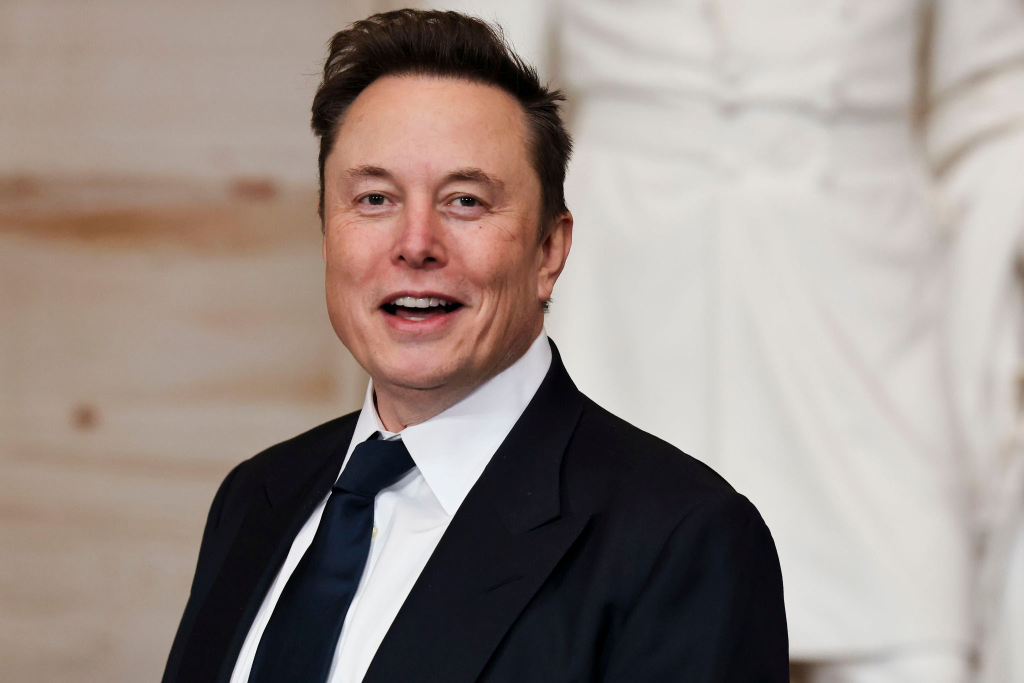
#> input picture elon.jpeg, 2048 x 1366 px, found by its file name (shown at 1/2 size)
$ python code.py   (older library calls are emulated)
#> lines starting #> are read from the running program, lines starting #| are printed output that depends on the picture; after the words box and inside, x2 and y2 are one past the last pixel; in counts of white or black regions, pixels touching at a corner belong together
import cv2
import numpy as np
import matplotlib.pyplot as plt

# Load the image
image_path = r"C:\Users\mahi9\Downloads\elon.jpeg"
image = cv2.imread(image_path)
#> image is the input picture: shape (1366, 2048, 3); mean B, G, R 136.6, 142.6, 154.9

# Check if the image is loaded correctly
if image is None:
    print("Error: Image not found or could not be loaded.")
    exit()

# Convert to grayscale
gray = cv2.cvtColor(image, cv2.COLOR_BGR2GRAY)

# Resize the image
resized = cv2.resize(image, (300, 300))

# Rotate the image 90 degrees clockwise
rotated = cv2.rotate(image, cv2.ROTATE_90_CLOCKWISE)

# Flip the image horizontally
flipped = cv2.flip(image, 1)
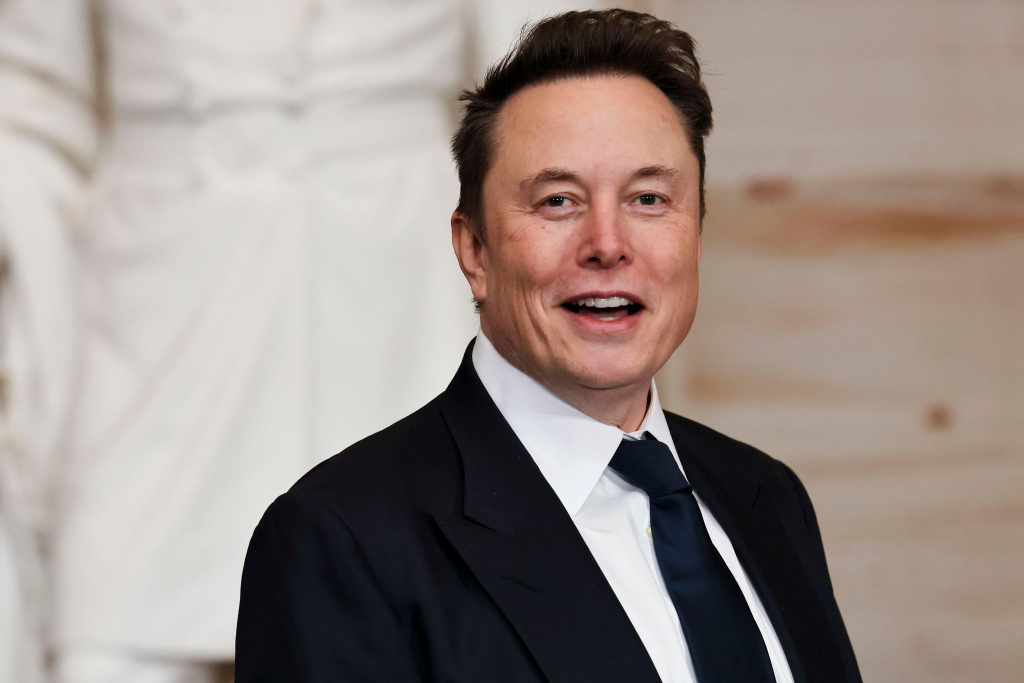
#> flipped: shape (1366, 2048, 3) (shown at 1/2 size); mean B, G, R 136.6, 142.6, 154.9

# Apply Gaussian blur
blurred = cv2.GaussianBlur(image, (15, 15), 0)

# Perform edge detection using Canny
edges = cv2.Canny(image, 50, 150)
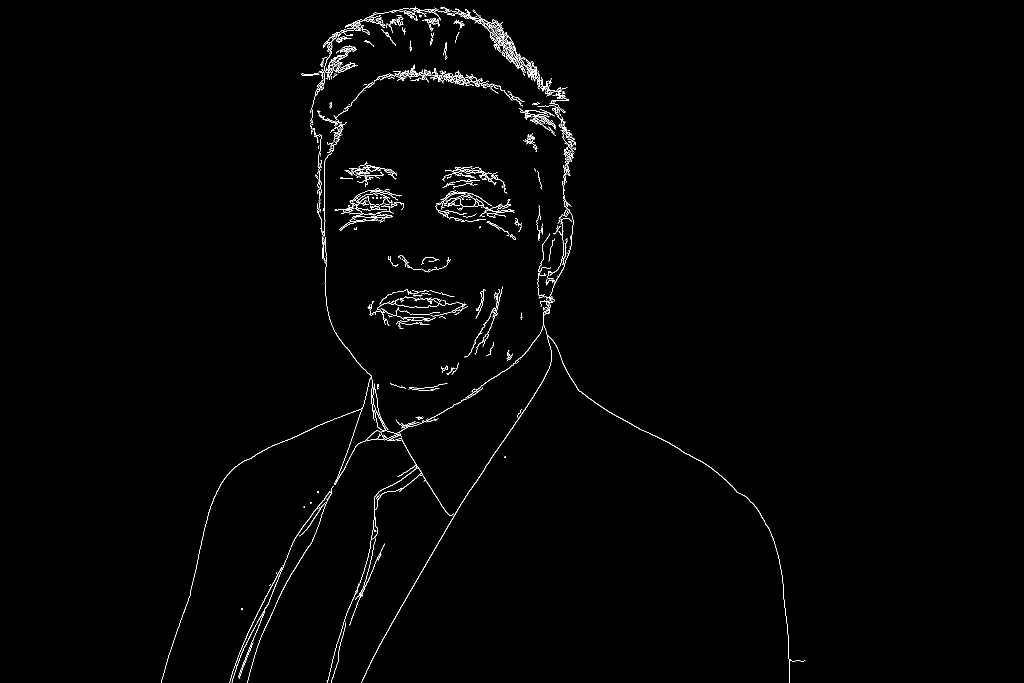
#> edges: shape (1366, 2048) (shown at 1/2 size); 0.98% white in thin lines or dots, all inside (x1, y1, x2, y2) = (322, 13, 1611, 1366)

# Apply binary thresholding
_, thresholded = cv2.threshold(gray, 127, 255, cv2.THRESH_BINARY)
#> thresholded: shape (1366, 2048); 73.6% white; 318 black regions (286 under 20 px), largest, box (x1, y1, x2, y2) and area: (723, 671, 1660, 1366) 350337, (621, 16, 1146, 862) 178188, (321, 816, 834, 1366) 155117

# Apply adaptive thresholding
adaptive_thresh = cv2.adaptiveThreshold(gray, 255, cv2.ADAPTIVE_THRESH_GAUSSIAN_C, cv2.THRESH_BINARY, 11, 2)
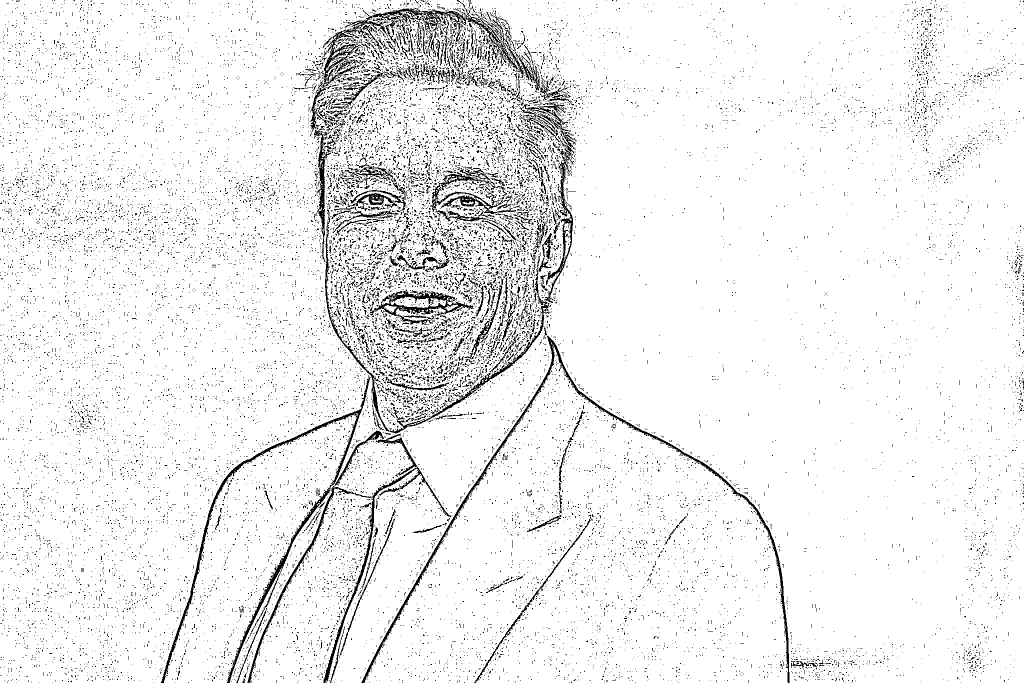
#> adaptive_thresh: shape (1366, 2048) (shown at 1/2 size); 93.8% white; black in thin lines or dots

# Define a kernel for morphological operations
kernel = np.ones((5, 5), np.uint8)

# Apply dilation
dilated = cv2.dilate(edges, kernel, iterations=1)
#> dilated: shape (1366, 2048); 4.5% white; 35 white regions, largest, box (x1, y1, x2, y2) and area: (320, 11, 1613, 1366) 87398, (869, 331, 1034, 482) 9842, (733, 576, 938, 660) 7375

# Apply erosion
eroded = cv2.erode(edges, kernel, iterations=1)
#> eroded: shape (1366, 2048); every value is 0

# Compute morphological gradient
gradient = cv2.morphologyEx(edges, cv2.MORPH_GRADIENT, kernel)

# Apply Sobel edge detection (X and Y directions)
sobelx = cv2.Sobel(gray, cv2.CV_64F, 1, 0, ksize=5)
sobely = cv2.Sobel(gray, cv2.CV_64F, 0, 1, ksize=5)
sobelx = cv2.convertScaleAbs(sobelx)
sobely = cv2.convertScaleAbs(sobely)
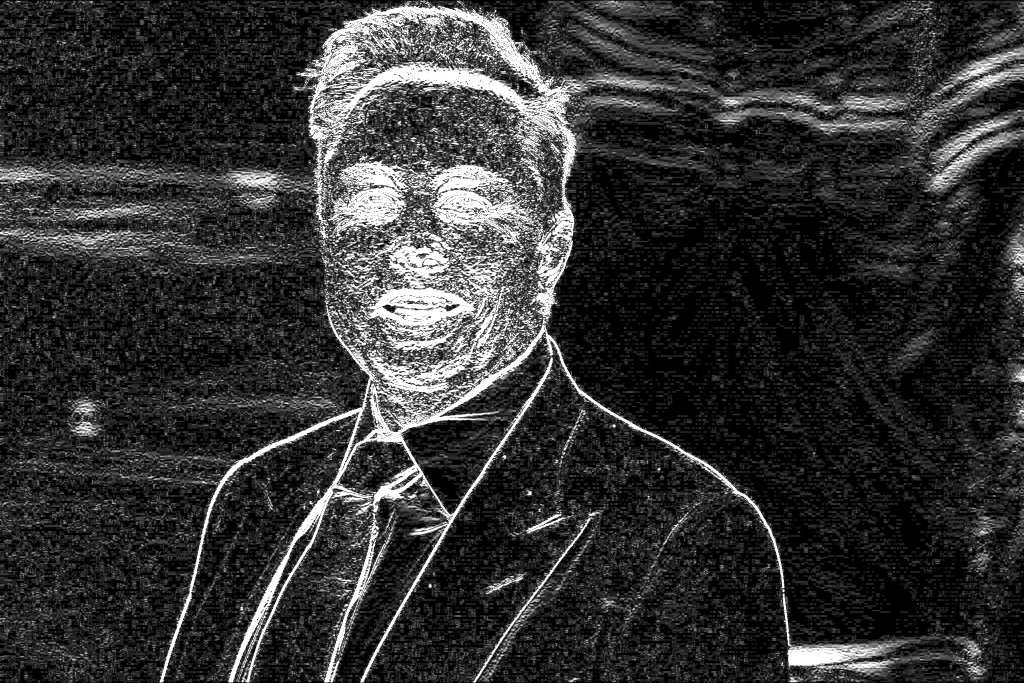
#> sobely: shape (1366, 2048) (shown at 1/2 size); min 0, max 255, mean 50.4

# Apply Laplacian edge detection
laplacian = cv2.Laplacian(gray, cv2.CV_64F)
laplacian = cv2.convertScaleAbs(laplacian)

# Convert the image to different color spaces
hsv = cv2.cvtColor(image, cv2.COLOR_BGR2HSV)
#> hsv: shape (1366, 2048, 3); mean H, S, V 36.5, 50.4, 156.6
lab = cv2.cvtColor(image, cv2.COLOR_BGR2LAB)
#> lab: shape (1366, 2048, 3); mean of channels 0, 1, 2 149.7, 131.8, 133

# Perform histogram equalization
equalized = cv2.equalizeHist(gray)
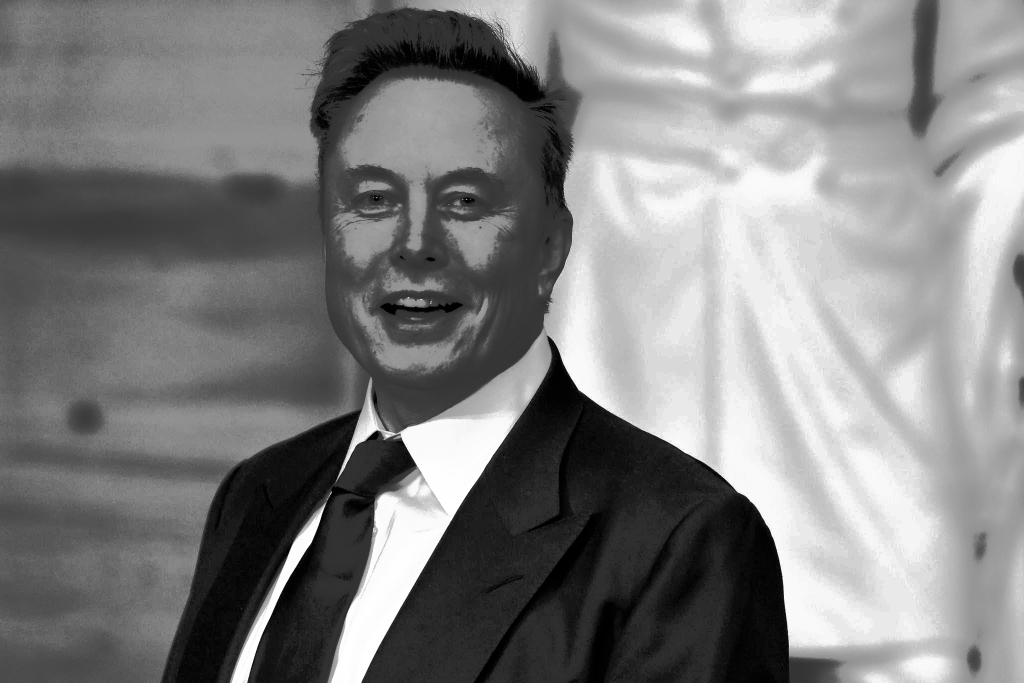
#> equalized: shape (1366, 2048) (shown at 1/2 size); min 0, max 255, mean 128.8

# Draw a rectangle on the image
rectangle = image.copy()
cv2.rectangle(rectangle, (50, 50), (250, 250), (0, 255, 0), 3)
#> rectangle: shape (1366, 2048, 3); 0.14% of pixels changed, all inside (x1, y1, x2, y2) = (48, 48, 253, 253)

# Draw a circle on the image
circle = image.copy()
cv2.circle(circle, (150, 150), 50, (255, 0, 0), -1)
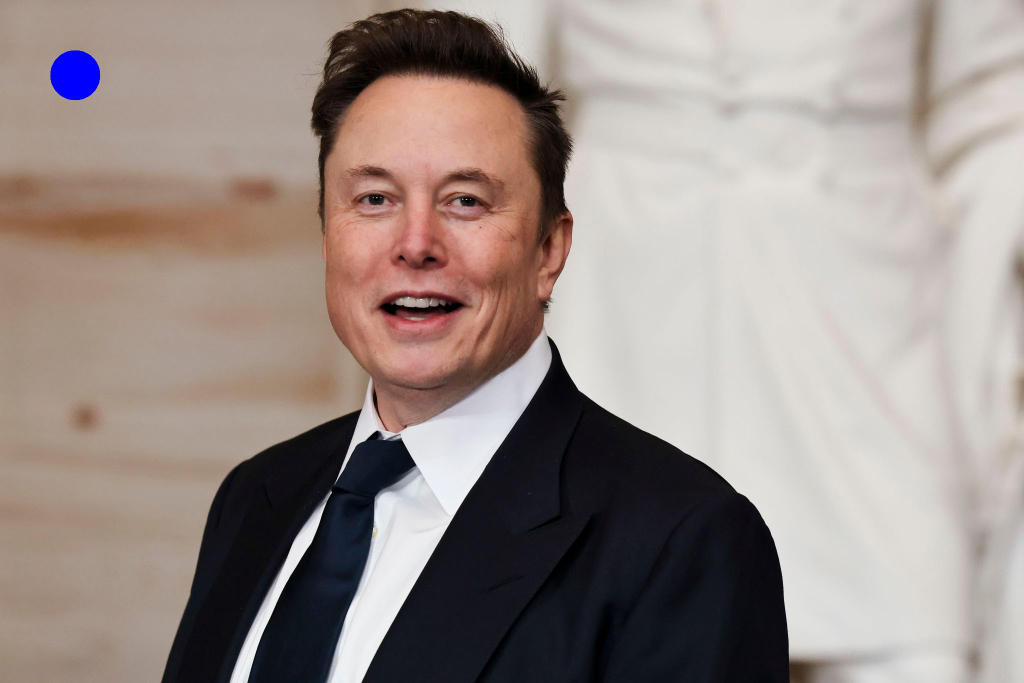
#> circle: shape (1366, 2048, 3) (shown at 1/2 size); 0.28% of pixels changed, all inside (x1, y1, x2, y2) = (100, 100, 201, 201)

# Draw a line on the image
line = image.copy()
cv2.line(line, (50, 50), (250, 250), (0, 0, 255), 3)

# Store all processed images and their respective titles
images = [gray, resized, rotated, flipped, blurred, edges, thresholded, adaptive_thresh, dilated, eroded,
          gradient, sobelx, sobely, laplacian, hsv, lab, equalized, rectangle, circle, line]

titles = ["Grayscale", "Resized", "Rotated", "Flipped", "Blurred", "Edges", "Thresholded", "Adaptive Thresh",
          "Dilated", "Eroded", "Gradient", "Sobel X", "Sobel Y", "Laplacian", "HSV", "LAB", "Equalized",
          "Rectangle", "Circle", "Line"]

# Create a subplot grid of 5 rows and 4 columns
fig, axes = plt.subplots(5, 4, figsize=(15, 15))
axes = axes.ravel()

# Display each processed image with its title below it
for i in range(len(images)):
    axes[i].imshow(images[i], cmap='gray' if len(images[i].shape) == 2 else None)  # Convert grayscale images properly
    axes[i].set_xticks([])  # Remove x-axis ticks
    axes[i].set_yticks([])  # Remove y-axis ticks
    axes[i].set_xlabel(titles[i], fontsize=10, labelpad=5)  # Set the title below each image
#> this loop made 20 passes

# Adjust spacing to ensure text is correctly positioned below each image
plt.subplots_adjust(hspace=0.6, wspace=0.3)

# Display the final plot
plt.show()
#> figure, not shown here; B, G, R data is drawn as R, G, B
